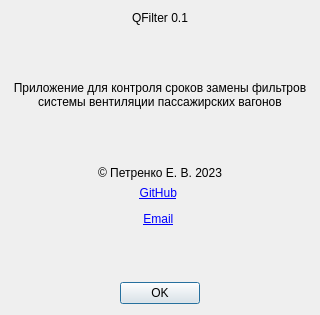
<?xml version="1.0" encoding="UTF-8"?>
<ui version="4.0">
 <class>AboutDialog</class>
 <widget class="QDialog" name="AboutDialog">
  <property name="windowModality">
   <enum>Qt::NonModal</enum>
  </property>
  <property name="geometry">
   <rect>
    <x>0</x>
    <y>0</y>
    <width>320</width>
    <height>315</height>
   </rect>
  </property>
  <property name="sizePolicy">
   <sizepolicy hsizetype="Fixed" vsizetype="Fixed">
    <horstretch>0</horstretch>
    <verstretch>0</verstretch>
   </sizepolicy>
  </property>
  <property name="windowTitle">
   <string>О программе</string>
  </property>
  <property name="windowIcon">
   <iconset>
    <normaloff>:/qfilter.ico</normaloff>:/qfilter.ico</iconset>
  </property>
  <property name="sizeGripEnabled">
   <bool>false</bool>
  </property>
  <property name="modal">
   <bool>false</bool>
  </property>
  <layout class="QVBoxLayout" name="verticalLayout">
   <item>
    <widget class="QLabel" name="label">
     <property name="text">
      <string>QFilter 0.1</string>
     </property>
     <property name="alignment">
      <set>Qt::AlignCenter</set>
     </property>
    </widget>
   </item>
   <item>
    <spacer name="verticalSpacer_3">
     <property name="orientation">
      <enum>Qt::Vertical</enum>
     </property>
     <property name="sizeHint" stdset="0">
      <size>
       <width>20</width>
       <height>40</height>
      </size>
     </property>
    </spacer>
   </item>
   <item>
    <widget class="QLabel" name="aboutLabel">
     <property name="text">
      <string>&lt;html&gt;&lt;head/&gt;&lt;body&gt;&lt;p align=&quot;center&quot;&gt;Приложение для контроля сроков замены фильтров системы вентиляции пассажирских вагонов&lt;/p&gt;&lt;/body&gt;&lt;/html&gt;</string>
     </property>
     <property name="textFormat">
      <enum>Qt::AutoText</enum>
     </property>
     <property name="scaledContents">
      <bool>false</bool>
     </property>
     <property name="alignment">
      <set>Qt::AlignCenter</set>
     </property>
     <property name="wordWrap">
      <bool>true</bool>
     </property>
    </widget>
   </item>
   <item>
    <spacer name="verticalSpacer_2">
     <property name="orientation">
      <enum>Qt::Vertical</enum>
     </property>
     <property name="sizeHint" stdset="0">
      <size>
       <width>20</width>
       <height>40</height>
      </size>
     </property>
    </spacer>
   </item>
   <item>
    <widget class="QLabel" name="authorLabel">
     <property name="text">
      <string>© Петренко Е. В. 2023</string>
     </property>
     <property name="alignment">
      <set>Qt::AlignCenter</set>
     </property>
    </widget>
   </item>
   <item>
    <widget class="QLabel" name="Urlabel">
     <property name="text">
      <string>&lt;html&gt;
    &lt;head/&gt;
    &lt;body&gt;
        &lt;p&gt;
            &lt;a href=&quot;https://github.com/petrenkodev/qfilter&quot;&gt;GitHub&lt;/a&gt;
        &lt;/p&gt;
        &lt;p&gt;
            &lt;a href=&quot;mailto:epetrenkodev@gmail.com&quot;&gt;Email&lt;/a&gt;
        &lt;/p&gt; 
    &lt;/body&gt;
&lt;/html&gt;</string>
     </property>
     <property name="textFormat">
      <enum>Qt::AutoText</enum>
     </property>
     <property name="scaledContents">
      <bool>false</bool>
     </property>
     <property name="alignment">
      <set>Qt::AlignCenter</set>
     </property>
     <property name="openExternalLinks">
      <bool>true</bool>
     </property>
     <property name="textInteractionFlags">
      <set>Qt::LinksAccessibleByMouse|Qt::TextSelectableByMouse</set>
     </property>
    </widget>
   </item>
   <item>
    <spacer name="verticalSpacer_1">
     <property name="orientation">
      <enum>Qt::Vertical</enum>
     </property>
     <property name="sizeHint" stdset="0">
      <size>
       <width>20</width>
       <height>40</height>
      </size>
     </property>
    </spacer>
   </item>
   <item>
    <widget class="QDialogButtonBox" name="buttonBox">
     <property name="orientation">
      <enum>Qt::Horizontal</enum>
     </property>
     <property name="standardButtons">
      <set>QDialogButtonBox::Ok</set>
     </property>
     <property name="centerButtons">
      <bool>true</bool>
     </property>
    </widget>
   </item>
  </layout>
 </widget>
 <resources/>
 <connections>
  <connection>
   <sender>buttonBox</sender>
   <signal>rejected()</signal>
   <receiver>AboutDialog</receiver>
   <slot>reject()</slot>
   <hints>
    <hint type="sourcelabel">
     <x>316</x>
     <y>260</y>
    </hint>
    <hint type="destinationlabel">
     <x>286</x>
     <y>274</y>
    </hint>
   </hints>
  </connection>
  <connection>
   <sender>buttonBox</sender>
   <signal>accepted()</signal>
   <receiver>AboutDialog</receiver>
   <slot>accept()</slot>
   <hints>
    <hint type="sourcelabel">
     <x>248</x>
     <y>254</y>
    </hint>
    <hint type="destinationlabel">
     <x>157</x>
     <y>274</y>
    </hint>
   </hints>
  </connection>
 </connections>
</ui>
